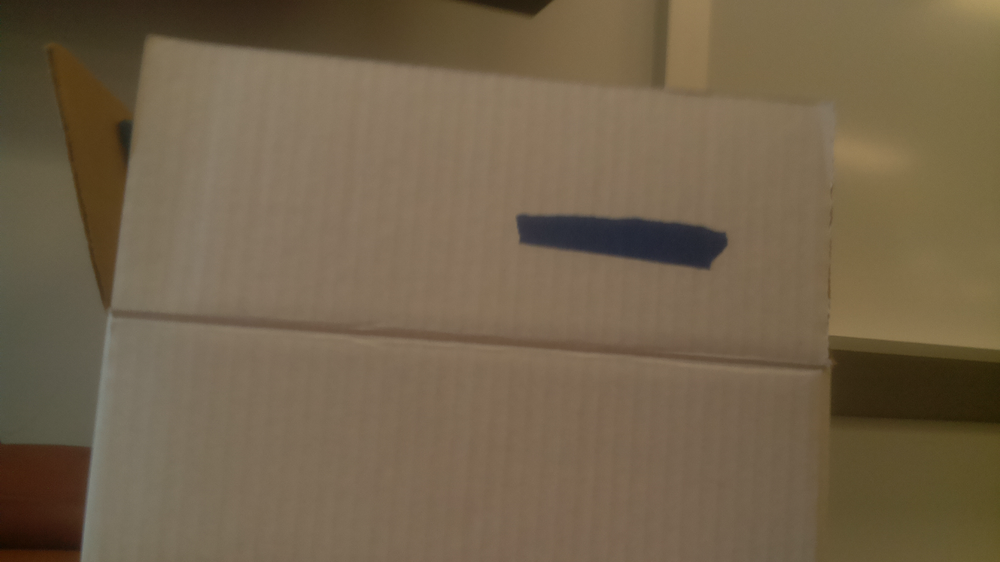
#> input picture module-5-jimenez_and_zeiberg-main/blueTape.png, 1000 x 562 px, shrunk from 1920 x 1080 before the run
$ python program3.py
#> lines starting #> are read from the running program, lines starting #| are printed output that depends on the picture; after the words box and inside, x2 and y2 are one past the last pixel; in counts of white or black regions, pixels touching at a corner belong together; long printed decimals are rounded
import cv2
import numpy as np
import math

img = cv2.imread("blueTape.png")
#> img is the input picture: shape (562, 1000, 3); mean B, G, R 74.6, 98.5, 114.8
hsv = cv2.cvtColor(img, cv2.COLOR_BGR2HSV)
#> hsv: shape (562, 1000, 3); mean H, S, V 19.2, 93.3, 114.9
mask = cv2.inRange(hsv, (80, 30, 15), (130, 90, 65))
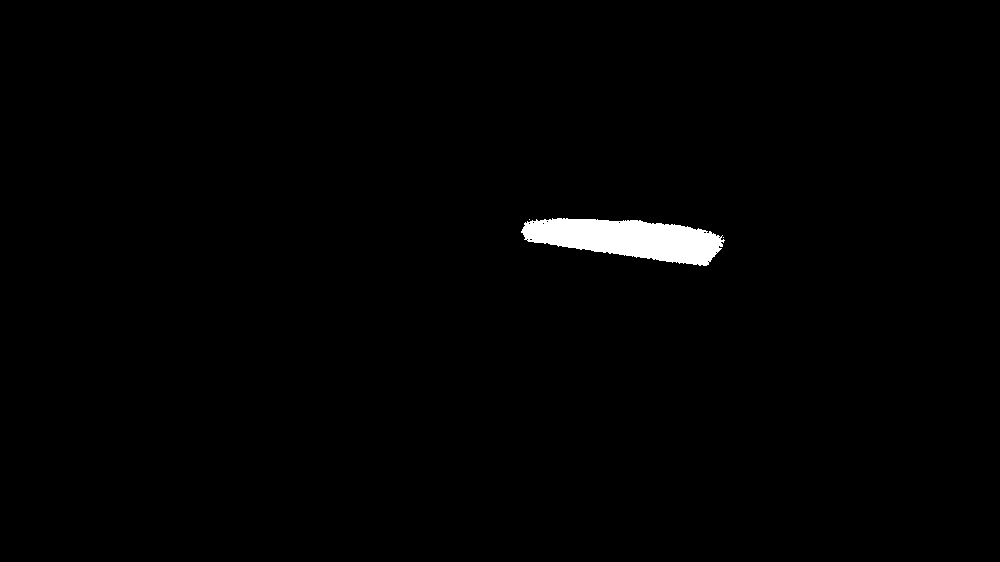
#> mask: shape (562, 1000); 1.1% white; 3 white regions (2 under 20 px), largest, box (x1, y1, x2, y2) and area: (521, 218, 725, 266) 6220
M = cv2.moments(mask)
#> M = moments, m00 1586610, centre m10/m00, m01/m00 = (627.8, 238.5)
cX = int(M["m10"] / M["m00"])
#> cX = 627
cY = int(M["m01"] / M["m00"])
#> cY = 238
cv2.imwrite('tape_filtered.jpg', mask)
img = cv2.circle(img, (cX, cY), 5, (0, 0, 255), 2)
#> img: shape (562, 1000, 3); 0.02% of pixels changed, all inside (x1, y1, x2, y2) = (621, 232, 634, 245)
cv2.imwrite('tape.jpg', img)

angle1 = math.degrees(math.atan((int(cX-img.shape[1]/2))/(int(img.shape[0])-cY)))
#> angle1 = 21.4
print(angle1)
#| 21.404
